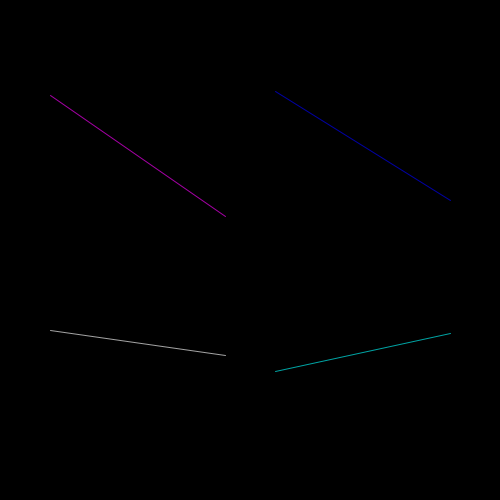
Frame 1 (no input)
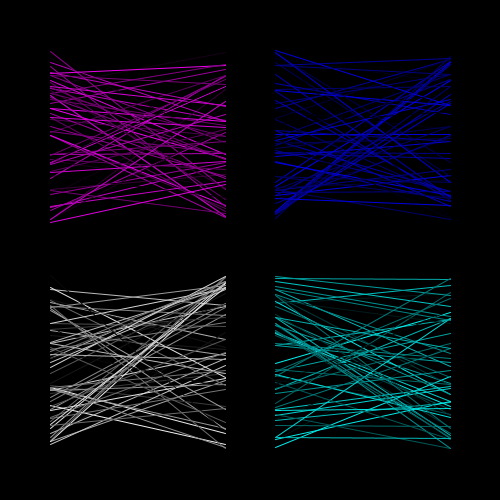
Frame 60 (the mouse pressed at the canvas centre just before this capture)
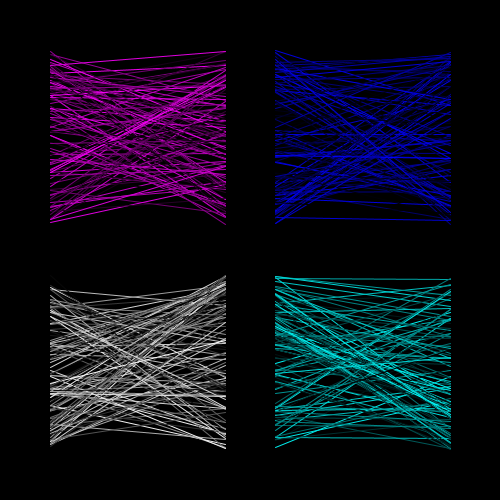
Frame 120 (the mouse held since frame 60 and released just before this capture)

The Processing sketch that drew these frames (run headless with seeded random() and noise(); from frame 60 on, the mouse is pressed at the canvas centre):

// Processing sketch: processing_184444
// ── processing_184444.pde

/*--------------
Casey Hamilton Crazy Lines
--------------*/

void setup() {
   background(0);
  size(500,500);
}

void draw() {
 
  float x=random(0,255);
  
  int m = width/10;
  
  strokeWeight(1);
  stroke(x,0,x);
  //line (x1, y1, x2, y2) 
  line(m, random(m, height/2-m/2), width/2-m/2, random(m,height/2-m/2)); //box starts at left margin, y random set within margin and desired box height, length is half the width minus half the margin to make room for box next to it
  stroke(0, 0, x);
  line(width/2+m/2, random(m, height/2-m/2), width-m, random(m, height/2-m/2)); //box margin starts where top left ended early, right side is width minus the margin
  stroke(x,x,x);
  line(m, random(height/2+m/2, height-m), width/2-m/2, random(height/2+m/2, height-m)); //height is set lower for bottom row of boxes(second random number set bottom margin)
  stroke(0,x,x);
  line(width/2+m/2, random(height/2+m/2, height-m), width-m, random(height/2+m/2, height-m));
}

//Thanks Brandon!
